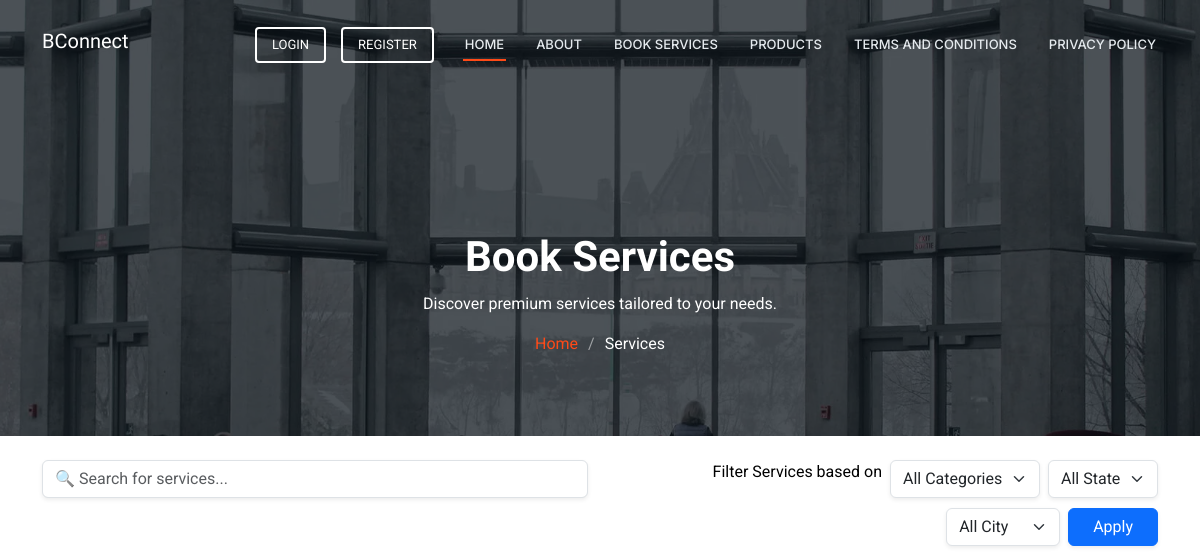
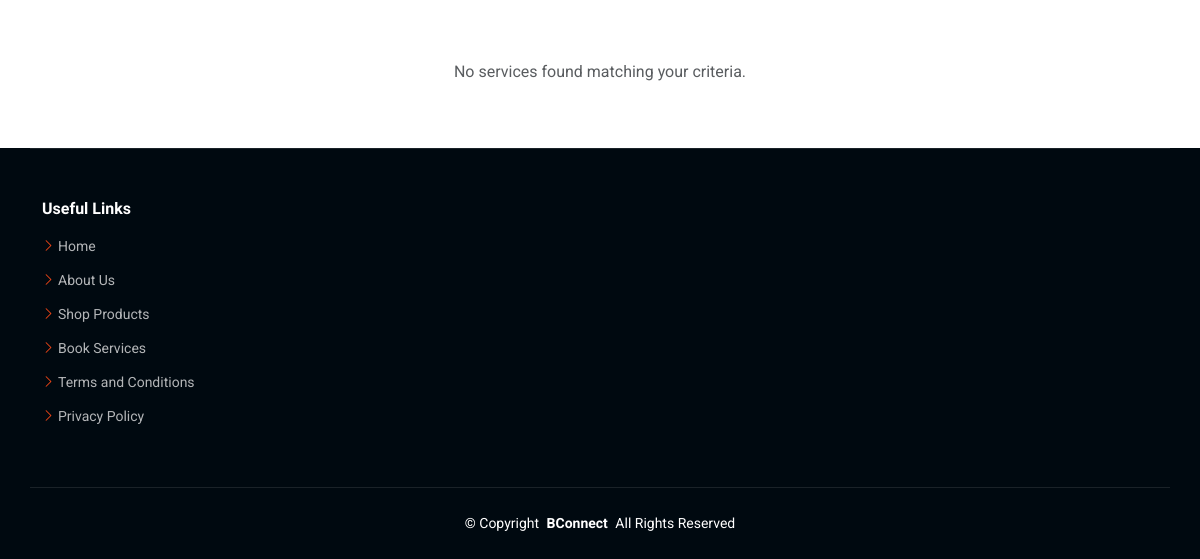
/services/, run on an earlier commit of the app's database (2 pictures, top to bottom).
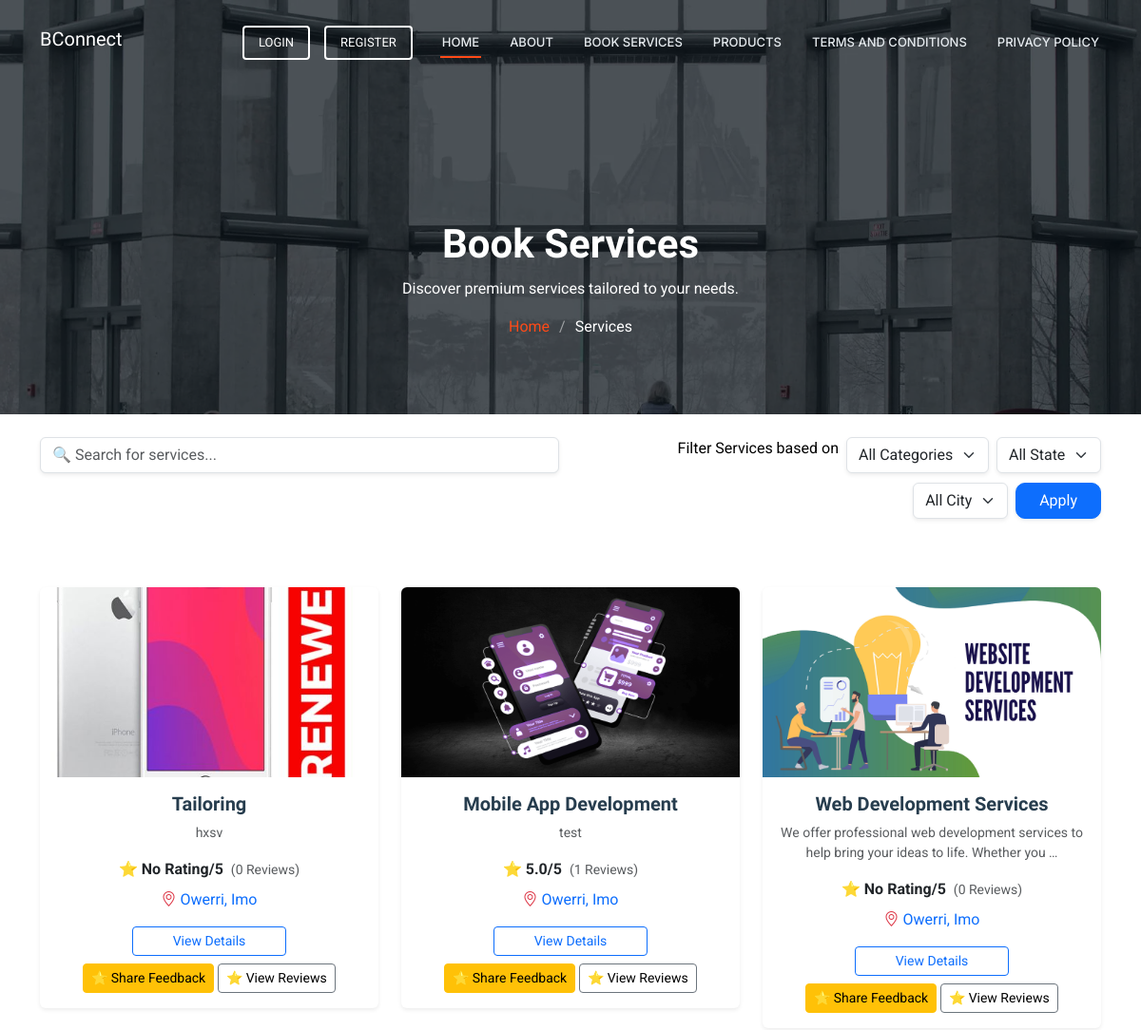
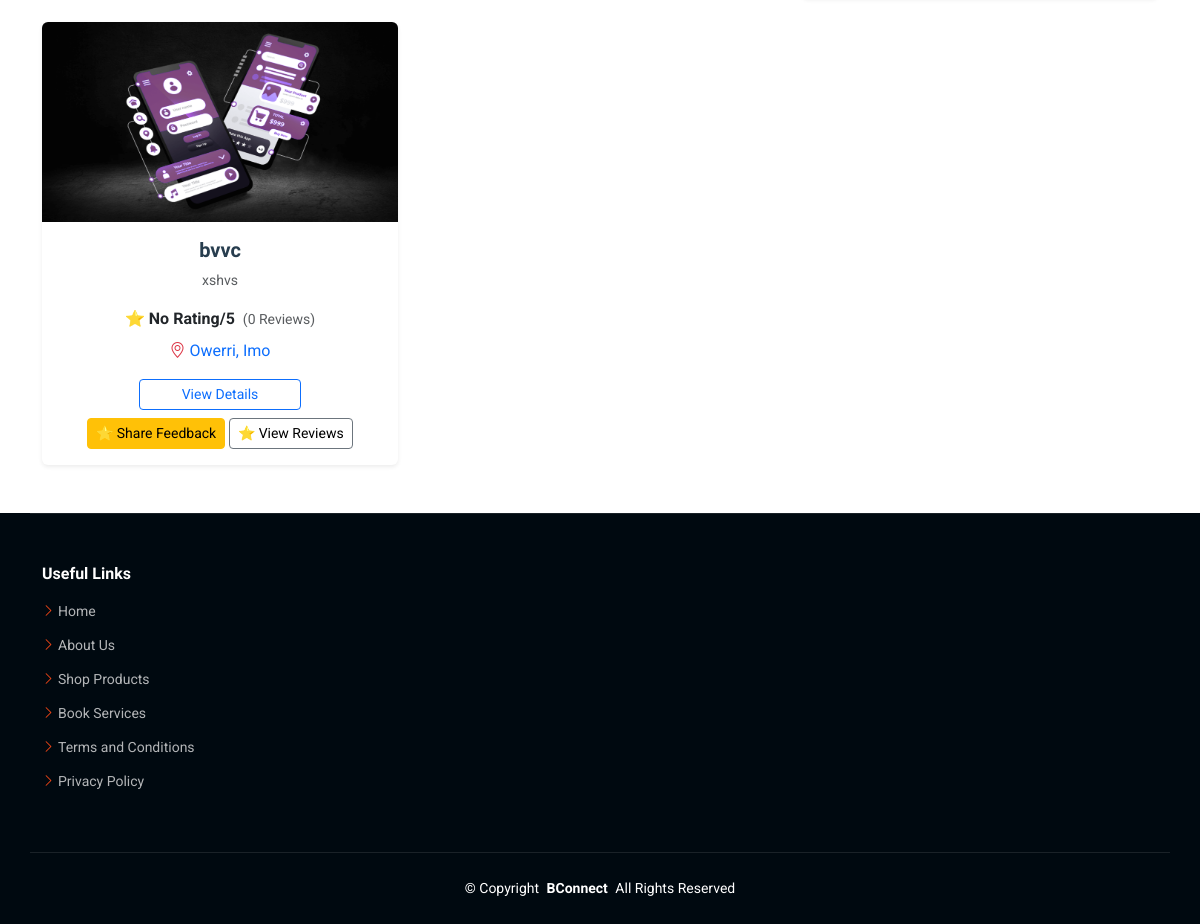
And on a later commit of the database (2 pictures, top to bottom).
### main/models.py (models this page shows, shortened)
class Services(models.Model):
    user = models.ForeignKey(settings.AUTH_USER_MODEL, on_delete=models.CASCADE, related_name="services",default=1)
    service_name = models.CharField(max_length=100)
    service_image = models.ImageField(upload_to='services_images/')
    service_description = models.TextField(max_length=250)
    service_category = models.CharField(max_length=300, choices=LocationCategory.CATEGORY_CHOICES, default="all")
    service_country = models.CharField(max_length=50, choices=LocationCategory.COUNTRY_CHOICES, default="All")
    service_state = models.CharField(max_length=50, choices=LocationCategory.STATE_CHOICES, default="All")
    service_city = models.CharField(max_length=50, choices=LocationCategory.CITY_CHOICES, default="All")
    service_provider_name = models.CharField(max_length=200)
    service_provider_expertise = models.TextField(max_length=500)
    service_provider_experience_year = models.PositiveIntegerField(null=True, blank=True)
    service_provider_email = models.CharField(max_length=1000)
    service_provider_phone = models.CharField(max_length=15)
    service_status = models.CharField(max_length=20, choices=LocationCategory.STATUS_CHOICES, default='pending')
    other_service_a = models.CharField(max_length=50, blank=True, null=True)
    other_service_b = models.CharField(max_length=50, blank=True, null=True)
    other_service_c = models.CharField(max_length=50, blank=True, null=True)
    is_paid = models.BooleanField(default=False)  # Track payment status
    is_promoted = models.BooleanField(default=False)
    promotion_fee = models.PositiveIntegerField(default=1000)
    def average_rating(self):
        ratings = self.service_ratings.all()
        if ratings.exists():
            return round(sum(r.rating for r in ratings) / ratings.count(), 1)
        return 0

class ServiceRating(models.Model):
    service = models.ForeignKey(Services, on_delete=models.CASCADE, related_name="service_ratings")
    user = models.ForeignKey(settings.AUTH_USER_MODEL, on_delete=models.CASCADE) # custom user authentication
    user_name = models.CharField(max_length=250, blank=False, default='anonymous')
    rating = models.DecimalField(max_digits=2, decimal_places=1, choices=[(i/2, str(i/2)) for i in range(0, 11)])
    review = models.TextField(max_length=500, blank=True, null=True)
    created_at = models.DateTimeField(auto_now_add=True)
    class Meta:
        unique_together = ('service', 'user')

### main/views.py (the view)
# urls.py: path('services/', service_list, name='service_list'),
def service_list(request):
    queryset = Services.objects.filter(service_status='published').order_by('-is_promoted', '-id')  # Order by 'is_promoted' and then by id
    query = request.GET.get("search", "")
    category = request.GET.get("category", "")
    country = request.GET.get("country", "")
    state = request.GET.get("state", "")
    city = request.GET.get("city", "")
    min_rating = request.GET.get("rating", "")
    if query:
        queryset = queryset.filter(Q(service_name__icontains=query))
    if category:
        queryset = queryset.filter(service_category__iexact=category)
    if country:
        queryset = queryset.filter(service_country__iexact=country)
    if state:
        queryset = queryset.filter(service_state__iexact=state)
    if city:
        queryset = queryset.filter(service_city__iexact=city)
    if min_rating:
        queryset = queryset.annotate(avg_rating=Avg("service_ratings__rating")).filter(avg_rating__gte=float(min_rating))
    categories = Services.objects.values_list('service_category', flat=True).distinct()
    countries = Services.objects.values_list('service_country', flat=True).distinct()
    states = Services.objects.values_list('service_state', flat=True).distinct()
    cities = Services.objects.values_list('service_city', flat=True).distinct()
    context = {
        "services": queryset,
        "categories": categories,
        "countries": countries,
        "states": states,
        "cities": cities,
        "selected_category": category,
        "selected_country": country,
        "selected_state": state,
        "selected_city": city,
        "selected_rating": min_rating,
    }
    return render(request, "main/services_list.html", context)

### main/templates/main/services_list.html (shortened to what this page needs)
{% extends 'main/base.html' %}
{% load static %}
{% block content %}
    <div class="page-title dark-background" data-aos="fade" style="background-image: url({% static 'assets/img/page-title-bg.webp' %});">
      <div class="container position-relative">
        <br><br><br>
        <h1>Book Services</h1>
        <p>Discover premium services tailored to your needs.</p>
        <nav class="breadcrumbs">
          <ol>
            <li><a href="{% url 'home' %}">Home</a></li>
            <li class="current">Services</li>
          </ol>
        </nav>
      </div>
    </div>
<div class="container py-4">
  <form method="GET" class="row gy-3">
    <div class="col-md-6">
      <input type="text" name="search" class="form-control shadow-sm" placeholder="🔍 Search for services..." value="{{ request.GET.search }}">
    </div>
    <div class="col-md-6">
      <div class="row row-cols-auto g-2 justify-content-md-end">
        <p class="text-black">Filter Services based on</p>
        <div class="col">
          <select name="category" class="form-select shadow-sm">
            <option value="">All Categories</option>
          </select>
        </div>
        <div class="col">
          <select name="state" class="form-select shadow-sm">
            <option value="">All State</option>
          </select>
        </div>
        <div class="col">
          <select name="city" class="form-select shadow-sm">
            <option value="">All City</option>
          </select>
        </div>
        <div class="col">
          <button type="submit" class="btn btn-primary shadow-sm px-4">Apply</button>
        </div>
      </div>
    </div>
  </form>
</div>
<section id="services" class="services section py-5">
  <div class="container">
    <div class="row gy-4">
      {% for service in services %}
      <div class="col-lg-4 col-md-6">
        <div class="card shadow-sm border-0">
          <div class="position-relative">
            <img src="{{ service.service_image.url}}"
                 class="card-img-top img-fluid rounded-top"
                 alt="{{ service.service_name }}"
                 style="height: 200px; object-fit: cover;">
          </div>
          <div class="card-body">
            <h5 class="fw-bold text-center">{{ service.service_name }}</h5>
            <p class="text-muted small text-center">
              {{ service.service_description|truncatewords:15 }}
            </p>
            <div class="d-flex justify-content-center align-items-center mb-2">
              ⭐ <strong class="ms-1">{{ service.average_rating|default:"No Rating" }}/5</strong>
              <span class="text-muted small ms-2">({{ service.service_ratings.count|default:0 }} Reviews)</span>
            </div>
            <div class="text-center mb-3">
              <i class="bi bi-geo-alt text-danger"></i>
              <span class="text-primary">{{ service.service_city }}, {{ service.service_state }}</span>
            </div>
            <div class="text-center mb-2">
              <a href="{% url 'service_detail' service.id %}" class="btn btn-outline-primary btn-sm w-50">
                View Details
              </a>
            </div>
          <div class="text-center">
          <button class="btn btn-warning btn-sm w-20" data-bs-toggle="modal" data-bs-target="#rateProductModal{{ service.id }}">
            ⭐ Share Feedback
          </button>
          <a href="{% url 'service_reviews' service.id %}" class="btn btn-outline-secondary btn-sm w-20 text-black">
            ⭐ View Reviews
          </a>
        </div>
        </div>
        </div>
        </div>
      {% empty %}
      <p class="text-center text-muted">No services found matching your criteria.</p>
      {% endfor %}
    </div>
  </div>
</section>
{% endblock %}

What changed in the data, as far as the page shows it:
added Services: service_image (picture), service_name "Tailoring", service_description "hxsv", average_rating "No Rating", service_ratings.count "0", service_city "Owerri", service_state "Imo"
added Services: service_image (picture), service_name "Mobile App Development", service_description "test", average_rating "5.0", service_ratings.count "1", service_city "Owerri", service_state "Imo"
now on this page (row edited): Services: service_image (picture), service_name "Web Development Services", service_description "We offer professional web development services to help bring your ideas to life. Whether you …", average_rating "No Rating", service_ratings.count "0", service_city "Owerri", service_state "Imo"
added Services: service_image (picture), service_name "bvvc", service_description "xshvs", average_rating "No Rating", service_ratings.count "0", service_city "Owerri", service_state "Imo"
Also different on the page:
text no longer shown: "No services found matching your criteria."
